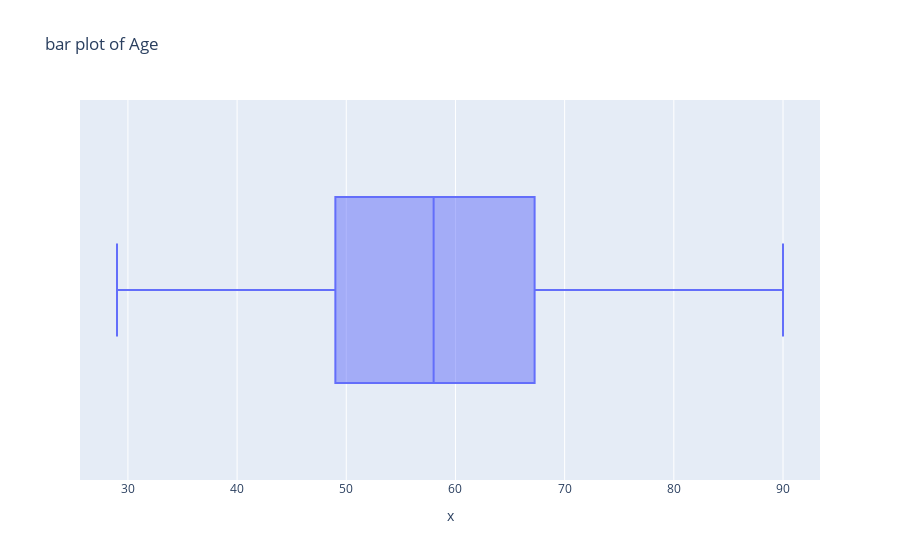
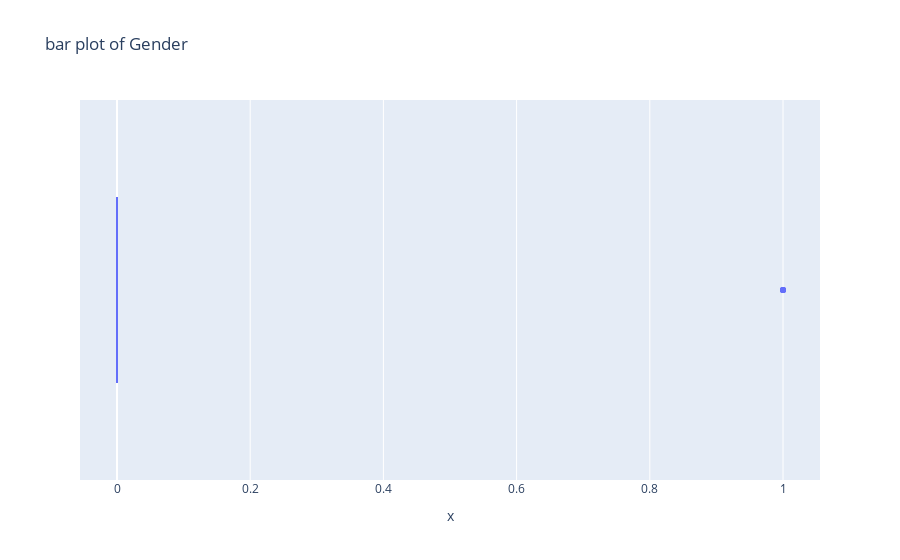
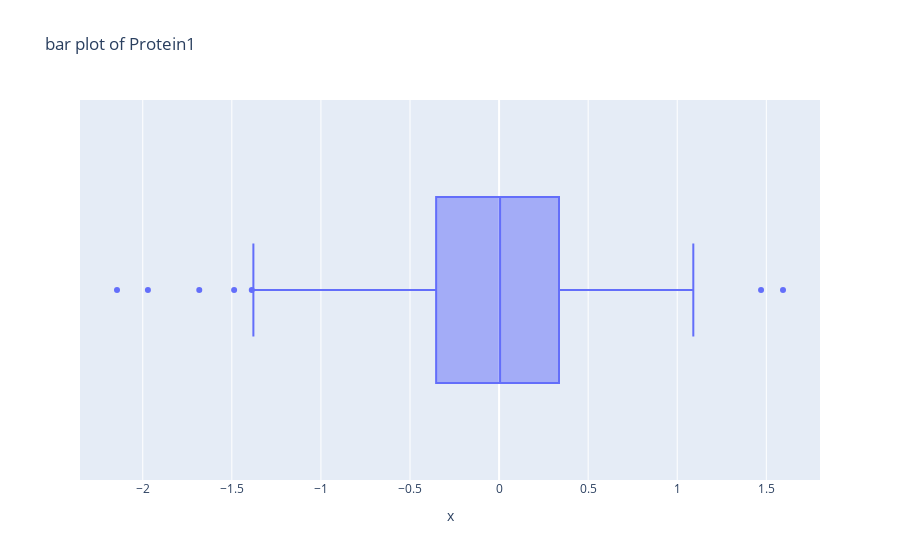

Write notebook code for charts like these, in order.
### Code cell
for column in breast_cancer_df.select_dtypes(include=['number']).columns:
    fig = px.box(x=breast_cancer_df[column], title=f"bar plot of {column}")
    fig.show()

### Figure 1 — Plotly figure (JSON) as saved in the notebook; plotly's stock layout.template omitted (floating-point values rounded to 4 significant figures; data arrays with more than 128 entries replaced by an {"elided": "..."} marker saying what was removed)
{"data": [{"alignmentgroup": "True", "hovertemplate": "x=%{x}<extra></extra>", "legendgroup": "", "marker": {"color": "#636efa"}, "name": "", "notched": false, "offsetgroup": "", "orientation": "h", "showlegend": false, "type": "box", "x": {"elided": "317 int values"}, "x0": " ", "xaxis": "x", "y0": " ", "yaxis": "y"}], "layout": {"boxmode": "group", "legend": {"tracegroupgap": 0}, "title": {"text": "bar plot of Age"}, "xaxis": {"anchor": "y", "domain": [0, 1], "title": {"text": "x"}}, "yaxis": {"anchor": "x", "domain": [0, 1]}}}

### Figure 2 — Plotly figure (JSON) as saved in the notebook; plotly's stock layout.template omitted (floating-point values rounded to 4 significant figures; data arrays with more than 128 entries replaced by an {"elided": "..."} marker saying what was removed)
{"data": [{"alignmentgroup": "True", "hovertemplate": "x=%{x}<extra></extra>", "legendgroup": "", "marker": {"color": "#636efa"}, "name": "", "notched": false, "offsetgroup": "", "orientation": "h", "showlegend": false, "type": "box", "x": {"elided": "317 int values"}, "x0": " ", "xaxis": "x", "y0": " ", "yaxis": "y"}], "layout": {"boxmode": "group", "legend": {"tracegroupgap": 0}, "title": {"text": "bar plot of Gender"}, "xaxis": {"anchor": "y", "domain": [0, 1], "title": {"text": "x"}}, "yaxis": {"anchor": "x", "domain": [0, 1]}}}

### Figure 3 — Plotly figure (JSON) as saved in the notebook; plotly's stock layout.template omitted (floating-point values rounded to 4 significant figures; data arrays with more than 128 entries replaced by an {"elided": "..."} marker saying what was removed)
{"data": [{"alignmentgroup": "True", "hovertemplate": "x=%{x}<extra></extra>", "legendgroup": "", "marker": {"color": "#636efa"}, "name": "", "notched": false, "offsetgroup": "", "orientation": "h", "showlegend": false, "type": "box", "x": {"elided": "317 float values"}, "x0": " ", "xaxis": "x", "y0": " ", "yaxis": "y"}], "layout": {"boxmode": "group", "legend": {"tracegroupgap": 0}, "title": {"text": "bar plot of Protein1"}, "xaxis": {"anchor": "y", "domain": [0, 1], "title": {"text": "x"}}, "yaxis": {"anchor": "x", "domain": [0, 1]}}}
